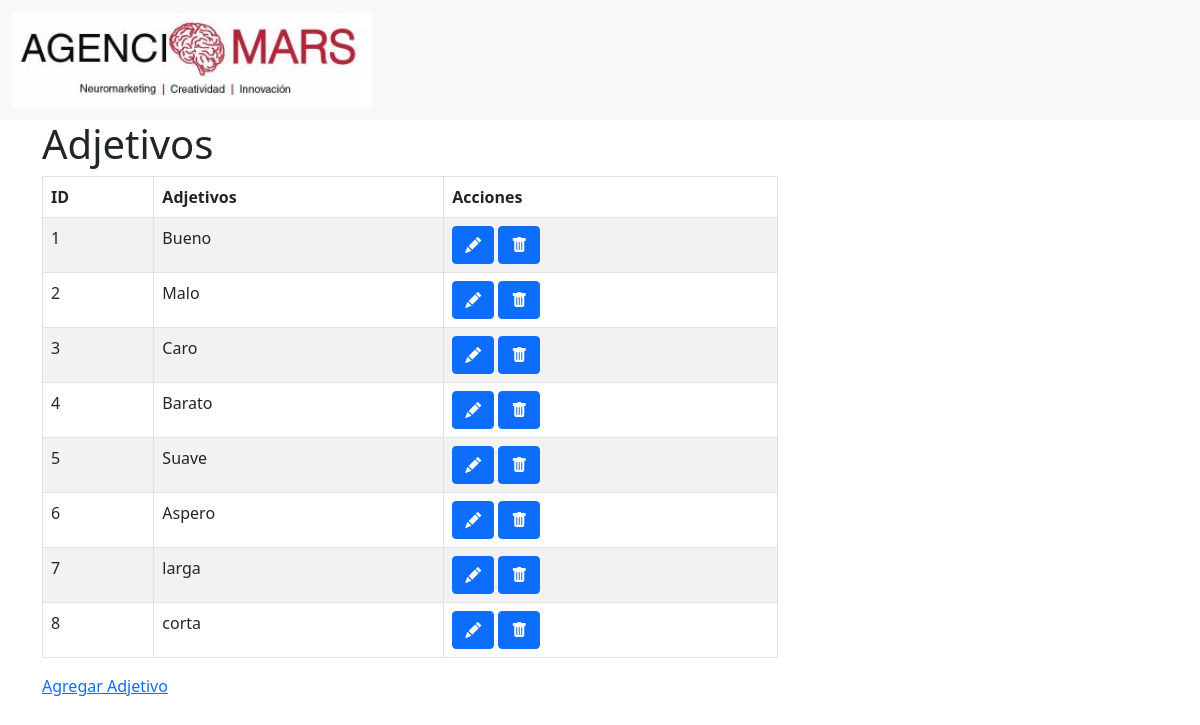
The app's page /adjetivo/, older data.
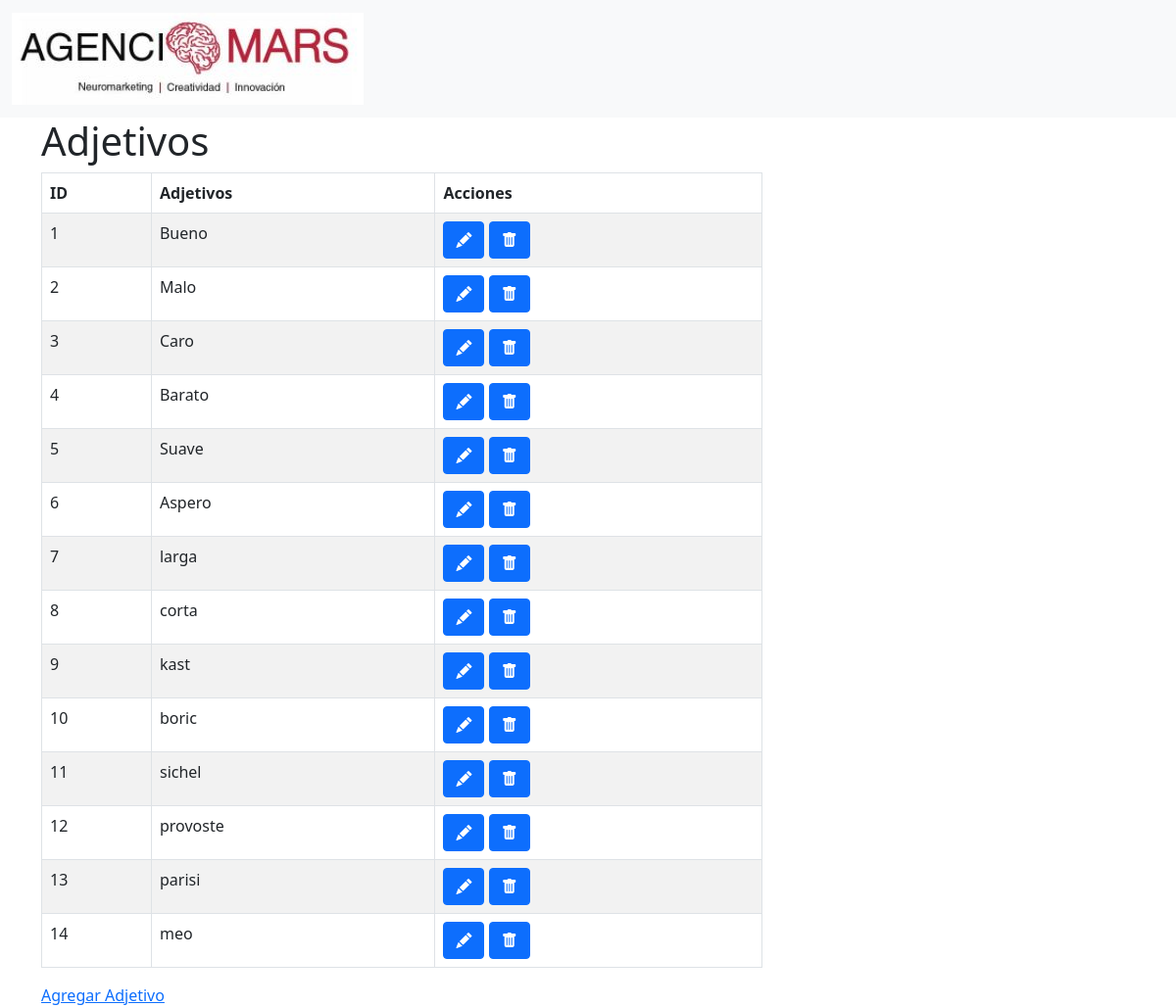
The same page, newer data.
### test_iat/models.py (models this page shows)
class Adjetivo(models.Model):
    nombre =  models.CharField(max_length=255,unique=True)
    created_at = models.DateTimeField(auto_now_add=True)
    updated_at = models.DateTimeField(auto_now=True)

### test_iat/views.py (the view)
# urls.py: path('adjetivo/', views.adjetivo),
def adjetivo(request):
    adjetivos= Adjetivo.objects.all()
    context = {
    "adjetivos":adjetivos,
    "accion":'default'
    }
    return render(request, 'adjetivos.html', context)

### test_iat/templates/adjetivos.html (shortened to what this page needs)
{% extends './base.html' %}
{% block content %}
    <div class="container">
        {% ifequal accion "default" %}
        <div class="row">
            <div class="col-8">
                <h1>Adjetivos</h1>
                <div class="table-responsive">
                    <table id="shows" class="table table-striped table-bordered" width="100%" >
                        <thead>
                            <tr>
                                <th>ID</th>
                                <th>Adjetivos</th>
                                <th>Acciones</th>
                            </tr>
                        </thead>
                        <tbody>
                        {% for adj in adjetivos %}
                            <tr>
                                <td> {{adj.id}}</td>
                                <td> {{adj.nombre}}</td>
                                <td><span data-placement="top" data-toggle="tooltip" title="Editar">
                                        <a href="/adjetivo/{{adj.id}}/edit" class="btn btn-primary btn-xs" data-title="view" data-toogle="modal" data-target="#view">
                                            <i class="bi bi-pencil-fill"></i>
                                        </a>
                                    </span>
                                    <span data-placement="top" data-toggle="tooltip" title="Delete">
                                        <a href="#" data-href="/adjetivo/{{adj.id}}/destroy" class="btn btn-primary btn-xs" data-title="view" data-bs-toggle="modal" data-bs-target="#confirm-delete">
                                            <i class="bi bi-trash-fill"></i>
                                        </a>
                                    </span>
                                </td>
                            </tr>
                        {% endfor %}
                        </tbody>
                    </table>
                </div>
            </div>
        </div>
        <div class="row">
            <div class="col-8">
                <a href="/adjetivo/new">Agregar Adjetivo</a>
            </div>
        </div>
        {% endifequal %}
    </div>
{% endblock %}

### test_iat/templates/base.html (shortened to what this page needs)
<!DOCTYPE html>
<html lang="en">
<head>
    <link href="https://cdn.jsdelivr.net/npm/bootstrap@5.0.2/dist/css/bootstrap.min.css" rel="stylesheet">
    <link href="https://cdn.datatables.net/1.10.25/css/jquery.dataTables.min.css" rel="stylesheet">
    <link rel="stylesheet" href="https://cdn.jsdelivr.net/npm/bootstrap-icons@1.5.0/font/bootstrap-icons.css">
    <link rel="stylesheet" href="https://cdnjs.cloudflare.com/ajax/libs/toastr.js/latest/toastr.css" />
    {% load static %}
</head>
<body>
    <nav class="navbar navbar-expand-lg navbar-light bg-light">
        <div class="container-fluid">
            <a class="navbar-brand" href="/">
                <img src="{% static "/image/mars_logo.JPG" %}" alt="my image">
            </a>
        </div>
    </nav>
    {% block content %}
    {% endblock %}
</body>
</html>

Row changes from the older to the newer data that the page shows:
added Adjetivo: id "9", nombre "kast"
added Adjetivo: id "10", nombre "boric"
added Adjetivo: id "11", nombre "sichel"
added Adjetivo: id "12", nombre "provoste"
added Adjetivo: id "13", nombre "parisi"
added Adjetivo: id "14", nombre "meo"
